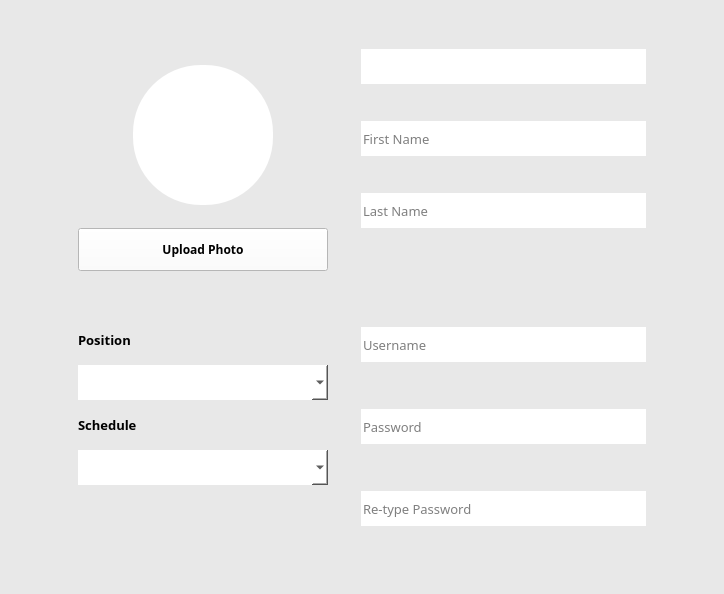
                      <widget class="QWidget" name="widget_87" native="true">
                       <property name="styleSheet">
                        <string notr="true">background-color: rgb(232, 232, 232);</string>
                       </property>
                       <layout class="QGridLayout" name="gridLayout_67">
                        <property name="leftMargin">
                         <number>20</number>
                        </property>
                        <property name="topMargin">
                         <number>0</number>
                        </property>
                        <property name="rightMargin">
                         <number>20</number>
                        </property>
                        <property name="bottomMargin">
                         <number>10</number>
                        </property>
                        <item row="0" column="2">
                         <widget class="QWidget" name="widget_88" native="true">
                          <layout class="QVBoxLayout" name="verticalLayout_44">
                           <item>
                            <widget class="QWidget" name="widget_89" native="true">
                             <property name="sizePolicy">
                              <sizepolicy hsizetype="Expanding" vsizetype="Expanding">
                               <horstretch>0</horstretch>
                               <verstretch>0</verstretch>
                              </sizepolicy>
                             </property>
                             <layout class="QGridLayout" name="gridLayout_68">
                              <property name="leftMargin">
                               <number>0</number>
                              </property>
                              <property name="bottomMargin">
                               <number>30</number>
                              </property>
                              <item row="1" column="0">
                               <widget class="QLineEdit" name="txtEMEfirstname">
                                <property name="minimumSize">
                                 <size>
                                  <width>0</width>
                                  <height>35</height>
                                 </size>
                                </property>
                                <property name="maximumSize">
                                 <size>
                                  <width>16777215</width>
                                  <height>35</height>
                                 </size>
                                </property>
                                <property name="font">
                                 <font>
                                  <family>Century Gothic</family>
                                  <pointsize>10</pointsize>
                                 </font>
                                </property>
                                <property name="styleSheet">
                                 <string notr="true">background-color: rgb(255, 255, 255);
color: rgb(0, 0, 0);
border: none;</string>
                                </property>
                                <property name="placeholderText">
                                 <string>First Name</string>
                                </property>
                               </widget>
                              </item>
                              <item row="0" column="0">
                               <widget class="QLineEdit" name="txtEMEemployee_id">
                                <property name="minimumSize">
                                 <size>
                                  <width>0</width>
                                  <height>35</height>
                                 </size>
                                </property>
                                <property name="maximumSize">
                                 <size>
                                  <width>16777215</width>
                                  <height>35</height>
                                 </size>
                                </property>
                                <property name="font">
                                 <font>
                                  <family>Century Gothic</family>
                                  <pointsize>10</pointsize>
                                 </font>
                                </property>
                                <property name="styleSheet">
                                 <string notr="true">background-color: rgb(255, 255, 255);
color: rgb(0, 0, 0);
border: none;</string>
                                </property>
                                <property name="readOnly">
                                 <bool>true</bool>
                                </property>
                                <property name="placeholderText">
                                 <string/>
                                </property>
                               </widget>
                              </item>
                              <item row="2" column="0">
                               <widget class="QLineEdit" name="txtEMElastname">
                                <property name="minimumSize">
                                 <size>
                                  <width>0</width>
                                  <height>35</height>
                                 </size>
                                </property>
                                <property name="maximumSize">
                                 <size>
                                  <width>16777215</width>
                                  <height>35</height>
                                 </size>
                                </property>
                                <property name="font">
                                 <font>
                                  <family>Century Gothic</family>
                                  <pointsize>10</pointsize>
                                 </font>
                                </property>
                                <property name="styleSheet">
                                 <string notr="true">background-color: rgb(255, 255, 255);
color: rgb(0, 0, 0);
border: none;</string>
                                </property>
                                <property name="placeholderText">
                                 <string>Last Name</string>
                                </property>
                               </widget>
                              </item>
                             </layout>
                            </widget>
                           </item>
                           <item>
                            <widget class="QWidget" name="widget_90" native="true">
                             <property name="sizePolicy">
                              <sizepolicy hsizetype="Expanding" vsizetype="Expanding">
                               <horstretch>0</horstretch>
                               <verstretch>0</verstretch>
                              </sizepolicy>
                             </property>
                             <layout class="QVBoxLayout" name="verticalLayout_46">
                              <property name="spacing">
                               <number>15</number>
                              </property>
                              <property name="leftMargin">
                               <number>0</number>
                              </property>
                              <property name="topMargin">
                               <number>0</number>
                              </property>
                              <property name="bottomMargin">
                               <number>15</number>
                              </property>
                              <item>
                               <widget class="QLineEdit" name="txtEMEusername">
                                <property name="minimumSize">
                                 <size>
                                  <width>0</width>
                                  <height>35</height>
                                 </size>
                                </property>
                                <property name="maximumSize">
                                 <size>
                                  <width>16777215</width>
                                  <height>35</height>
                                 </size>
                                </property>
                                <property name="font">
                                 <font>
                                  <family>Century Gothic</family>
                                  <pointsize>10</pointsize>
                                 </font>
                                </property>
                                <property name="styleSheet">
                                 <string notr="true">background-color: rgb(255, 255, 255);
color: rgb(0, 0, 0);
border: none;</string>
                                </property>
                                <property name="placeholderText">
                                 <string>Username</string>
                                </property>
                               </widget>
                              </item>
                              <item>
                               <widget class="QLineEdit" name="txtEMEpassword">
                                <property name="minimumSize">
                                 <size>
                                  <width>0</width>
                                  <height>35</height>
                                 </size>
                                </property>
                                <property name="maximumSize">
                                 <size>
                                  <width>16777215</width>
                                  <height>35</height>
                                 </size>
                                </property>
                                <property name="font">
                                 <font>
                                  <family>Century Gothic</family>
                                  <pointsize>10</pointsize>
                                 </font>
                                </property>
                                <property name="styleSheet">
                                 <string notr="true">background-color: rgb(255, 255, 255);
color: rgb(0, 0, 0);
border: none;</string>
                                </property>
                                <property name="readOnly">
                                 <bool>false</bool>
                                </property>
                                <property name="placeholderText">
                                 <string>Password</string>
                                </property>
                               </widget>
                              </item>
                              <item>
                               <widget class="QLineEdit" name="txtEMErepass">
                                <property name="minimumSize">
                                 <size>
                                  <width>285</width>
                                  <height>35</height>
                                 </size>
                                </property>
                                <property name="maximumSize">
                                 <size>
                                  <width>16777215</width>
                                  <height>35</height>
                                 </size>
                                </property>
                                <property name="font">
                                 <font>
                                  <family>Century Gothic</family>
                                  <pointsize>10</pointsize>
                                 </font>
                                </property>
                                <property name="styleSheet">
                                 <string notr="true">background-color: rgb(255, 255, 255);
color: rgb(0, 0, 0);
border: none;</string>
                                </property>
                                <property name="placeholderText">
                                 <string>Re-type Password</string>
                                </property>
                               </widget>
                              </item>
                             </layout>
                            </widget>
                           </item>
                          </layout>
                         </widget>
                        </item>
                        <item row="0" column="1" alignment="Qt::AlignLeft">
                         <widget class="QWidget" name="widget_91" native="true">
                          <layout class="QVBoxLayout" name="verticalLayout_47">
                           <property name="topMargin">
                            <number>0</number>
                           </property>
                           <item>
                            <widget class="QWidget" name="widget_92" native="true">
                             <property name="sizePolicy">
                              <sizepolicy hsizetype="Expanding" vsizetype="Expanding">
                               <horstretch>0</horstretch>
                               <verstretch>0</verstretch>
                              </sizepolicy>
                             </property>
                             <property name="layoutDirection">
                              <enum>Qt::LeftToRight</enum>
                             </property>
                             <layout class="QVBoxLayout" name="verticalLayout_48">
                              <property name="topMargin">
                               <number>25</number>
                              </property>
                              <property name="bottomMargin">
                               <number>5</number>
                              </property>
                              <item>
                               <spacer name="verticalSpacer_24">
                                <property name="orientation">
                                 <enum>Qt::Vertical</enum>
                                </property>
                                <property name="sizeHint" stdset="0">
                                 <size>
                                  <width>20</width>
                                  <height>40</height>
                                 </size>
                                </property>
                               </spacer>
                              </item>
                              <item alignment="Qt::AlignHCenter">
                               <widget class="QLabel" name="lblEMEpic">
                                <property name="minimumSize">
                                 <size>
                                  <width>140</width>
                                  <height>140</height>
                                 </size>
                                </property>
                                <property name="maximumSize">
                                 <size>
                                  <width>140</width>
                                  <height>140</height>
                                 </size>
                                </property>
                                <property name="styleSheet">
                                 <string notr="true">background-color: rgb(255, 255, 255);
border-radius:68px;</string>
                                </property>
                                <property name="text">
                                 <string/>
                                </property>
                                <property name="pixmap">
                                 <pixmap>user_icon.png</pixmap>
                                </property>
                                <property name="scaledContents">
                                 <bool>true</bool>
                                </property>
                                <property name="alignment">
                                 <set>Qt::AlignCenter</set>
                                </property>
                               </widget>
                              </item>
                              <item>
                               <spacer name="verticalSpacer_25">
                                <property name="orientation">
                                 <enum>Qt::Vertical</enum>
                                </property>
                                <property name="sizeType">
                                 <enum>QSizePolicy::Fixed</enum>
                                </property>
                                <property name="sizeHint" stdset="0">
                                 <size>
                                  <width>216</width>
                                  <height>17</height>
                                 </size>
                                </property>
                               </spacer>
                              </item>
                              <item alignment="Qt::AlignHCenter">
                               <widget class="QPushButton" name="btnEMEupload">
                                <property name="minimumSize">
                                 <size>
                                  <width>250</width>
                                  <height>43</height>
                                 </size>
                                </property>
                                <property name="maximumSize">
                                 <size>
                                  <width>100</width>
                                  <height>43</height>
                                 </size>
                                </property>
                                <property name="font">
                                 <font>
                                  <family>Century Gothic</family>
                                  <pointsize>9</pointsize>
                                  <weight>75</weight>
                                  <bold>true</bold>
                                 </font>
                                </property>
                                <property name="styleSheet">
                                 <string notr="true">background-color: rgb(255, 255, 255);</string>
                                </property>
                                <property name="text">
                                 <string>Upload Photo</string>
                                </property>
                               </widget>
                              </item>
                             </layout>
                            </widget>
                           </item>
                           <item>
                            <spacer name="verticalSpacer_26">
                             <property name="orientation">
                              <enum>Qt::Vertical</enum>
                             </property>
                             <property name="sizeHint" stdset="0">
                              <size>
                               <width>20</width>
                               <height>40</height>
                              </size>
                             </property>
                            </spacer>
                           </item>
                           <item>
                            <widget class="QWidget" name="widget_93" native="true">
                             <property name="sizePolicy">
                              <sizepolicy hsizetype="Expanding" vsizetype="Expanding">
                               <horstretch>0</horstretch>
                               <verstretch>0</verstretch>
                              </sizepolicy>
                             </property>
                             <layout class="QVBoxLayout" name="verticalLayout_49">
                              <property name="spacing">
                               <number>16</number>
                              </property>
                              <property name="bottomMargin">
                               <number>10</number>
                              </property>
                              <item>
                               <widget class="QLabel" name="label_55">
                                <property name="font">
                                 <font>
                                  <family>Century Gothic</family>
                                  <pointsize>10</pointsize>
                                  <weight>75</weight>
                                  <bold>true</bold>
                                 </font>
                                </property>
                                <property name="styleSheet">
                                 <string notr="true">color: rgb(255, 255, 255);
color: rgb(0, 0, 0);</string>
                                </property>
                                <property name="text">
                                 <string>Position</string>
                                </property>
                               </widget>
                              </item>
                              <item>
                               <widget class="QComboBox" name="cboEMEposition">
                                <property name="minimumSize">
                                 <size>
                                  <width>0</width>
                                  <height>35</height>
                                 </size>
                                </property>
                                <property name="maximumSize">
                                 <size>
                                  <width>16777215</width>
                                  <height>35</height>
                                 </size>
                                </property>
                                <property name="font">
                                 <font>
                                  <family>Century Gothic</family>
                                  <pointsize>10</pointsize>
                                 </font>
                                </property>
                                <property name="styleSheet">
                                 <string notr="true">background-color: rgb(255, 255, 255);
color: rgb(0, 0, 0);
border: none;</string>
                                </property>
                                <item>
                                 <property name="text">
                                  <string/>
                                 </property>
                                </item>
                                <item>
                                 <property name="text">
                                  <string>Admin</string>
                                 </property>
                                </item>
                                <item>
                                 <property name="text">
                                  <string>Receptionist</string>
                                 </property>
                                </item>
                               </widget>
                              </item>
                              <item>
                               <widget class="QLabel" name="label_58">
                                <property name="font">
                                 <font>
                                  <family>Century Gothic</family>
                                  <pointsize>10</pointsize>
                                  <weight>75</weight>
                                  <bold>true</bold>
                                 </font>
                                </property>
                                <property name="styleSheet">
                                 <string notr="true">color: rgb(255, 255, 255);
color: rgb(0, 0, 0);</string>
                                </property>
                                <property name="text">
                                 <string>Schedule</string>
                                </property>
                               </widget>
                              </item>
                              <item>
                               <widget class="QComboBox" name="cboEMEsched">
                                <property name="minimumSize">
                                 <size>
                                  <width>0</width>
                                  <height>35</height>
                                 </size>
                                </property>
                                <property name="maximumSize">
                                 <size>
                                  <width>16777215</width>
                                  <height>35</height>
                                 </size>
                                </property>
                                <property name="font">
                                 <font>
                                  <family>Century Gothic</family>
                                  <pointsize>10</pointsize>
                                 </font>
                                </property>
                                <property name="styleSheet">
                                 <string notr="true">background-color: rgb(255, 255, 255);
color: rgb(0, 0, 0);
border: none;</string>
                                </property>
                                <item>
                                 <property name="text">
                                  <string/>
                                 </property>
                                </item>
                                <item>
                                 <property name="text">
                                  <string>Morning</string>
                                 </property>
                                </item>
                                <item>
                                 <property name="text">
                                  <string>Night</string>
                                 </property>
                                </item>
                               </widget>
                              </item>
                              <item>
                               <spacer name="verticalSpacer_27">
                                <property name="orientation">
                                 <enum>Qt::Vertical</enum>
                                </property>
                                <property name="sizeHint" stdset="0">
                                 <size>
                                  <width>20</width>
                                  <height>40</height>
                                 </size>
                                </property>
                               </spacer>
                              </item>
                             </layout>
                            </widget>
                           </item>
                           <item>
                            <spacer name="verticalSpacer_28">
                             <property name="orientation">
                              <enum>Qt::Vertical</enum>
                             </property>
                             <property name="sizeHint" stdset="0">
                              <size>
                               <width>20</width>
                               <height>40</height>
                              </size>
                             </property>
                            </spacer>
                           </item>
                          </layout>
                         </widget>
                        </item>
                        <item row="0" column="3">
                         <spacer name="horizontalSpacer_34">
                          <property name="orientation">
                           <enum>Qt::Horizontal</enum>
                          </property>
                          <property name="sizeHint" stdset="0">
                           <size>
                            <width>40</width>
                            <height>20</height>
                           </size>
                          </property>
                         </spacer>
                        </item>
                        <item row="0" column="0">
                         <spacer name="horizontalSpacer_36">
                          <property name="orientation">
                           <enum>Qt::Horizontal</enum>
                          </property>
                          <property name="sizeHint" stdset="0">
                           <size>
                            <width>40</width>
                            <height>20</height>
                           </size>
                          </property>
                         </spacer>
                        </item>
                       </layout>
                      </widget>
